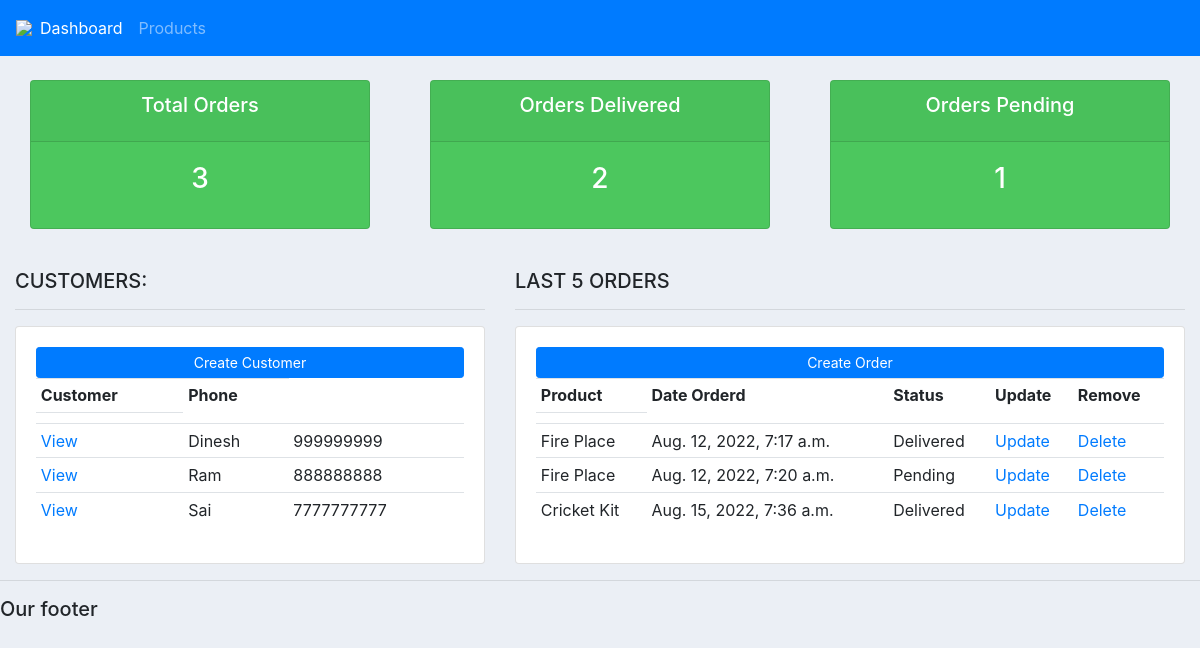
The page / on the database its author committed.
### accounts/models.py (models this page shows, shortened)
class Customer(models.Model):
    name=models.CharField(max_length=250, null=True)
    phone=models.CharField(max_length=120, null=True)
    email=models.CharField(max_length=200, null=True)
    date_created=models.DateTimeField(auto_now_add=True, null=True)

class order(models.Model):
    STATUS=(('Pending', 'Pending'),('Delivered', 'Delivered'),('Out For Delivery','Out For Delivery'))
    Customer=models.ForeignKey(Customer, null=True, on_delete=models.SET_NULL)
    Product=models.ForeignKey(product, null=True, on_delete=models.SET_NULL)
    date_created=models.DateTimeField(auto_now_add=True,  null=True)
    status=models.CharField(max_length=250, null=True, choices=STATUS)

class product(models.Model):
    CATEGORY=(('Indoor', 'Indoor'), ('Outdoor','OutDoor'))
    name=models.CharField(max_length=250, null=True)
    price=models.FloatField(null=True)
    category=models.CharField(max_length=250, null=True, choices=CATEGORY)
    description=models.CharField(max_length=250, null=True, blank=True)
    date_created=models.DateTimeField(auto_now_add=True, null=True)
    Tag=models.ManyToManyField(tag)
    def __str__(self) -> str:
        return self.name

### accounts/views.py (the view)
# urls.py: 2. Add a URL to urlpatterns:  path('', views.home, name='home')
def home(request):
    customers=Customer.objects.all()
    orders=order.objects.all()
    totalcustomers=customers.count()
    totalorders=orders.count()
    delivered=orders.filter(status='Delivered').count()
    pending=orders.filter(status='Pending').count()
    context={'customers':customers, 'orders':orders,'totalcustomers':totalcustomers,'delivered':delivered,'totalorders':totalorders,'pending':pending}
    return render(request,'accounts/dashboard.html', context)

### accounts/templates/accounts/dashboard.html
{%  extends 'accounts/main.html' %}
{% block content %}
{%  include 'accounts/status.html' %}
<br>
<div class="row">
	<div class="col-md-5">
		<h5>CUSTOMERS:</h5>
		<hr>
		<div class="card card-body">
			<a class="btn btn-primary  btn-sm btn-block" href="">Create Customer</a>
			<table class="table table-sm">
				<tr>
					<th>Customer</th>
					<th>Phone</th>
				</tr>
				<td>
					{% for i in customers %}
					<tr>
					<td><a href='{% url 'customer' i.id %}'>View</a></td>
					<td>{{ i.name }}</td>
					<td>{{ i.phone }}</td>
					</tr>
					{% endfor %}
				</td>
			</table>
		</div>
	</div>
	<div class="col-md-7">
		<h5>LAST 5 ORDERS</h5>
		<hr>
		<div class="card card-body">
			<a class="btn btn-primary  btn-sm btn-block" href='{% url 'createorder'  %}'>Create Order</a>
			<table class="table table-sm">
				<tr>
					<th>Product</th>
					<th>Date Orderd</th>
					<th>Status</th>
					<th>Update</th>
					<th>Remove</th>
				</tr>
				<td>
					{% for i in orders %}
					<tr>
					<td>{{ i.Product }}</td>
					<td>{{ i.date_created }}</td>
					<td>{{ i.status }}</td>
					<td><a href='{% url 'updateorder' i.id  %}'>Update</a></td>
					<td><a href='{% url 'delete' i.id %}'>Delete</a></td>
					</tr>
					{% endfor %}
				</td>
			</table>
		</div>
	</div>
</div>
{% endblock %}

### static/css/main.css (style rules this page uses)
body { background-color: #ebeff5; }

### rows shown on the page
Customer: name "Dinesh", phone "999999999"
Customer: name "Ram", phone "888888888"
Customer: name "Sai", phone "7777777777"
order: Product "Fire Place", date_created "Aug. 12, 2022, 7:17 a.m.", status "Delivered"
order: Product "Fire Place", date_created "Aug. 12, 2022, 7:20 a.m.", status "Pending"
order: Product "Cricket Kit", date_created "Aug. 15, 2022, 7:36 a.m.", status "Delivered"

### other values the page prints
{{ totalorders }} "3"
{{ delivered }} "2"
{{ pending }} "1"
